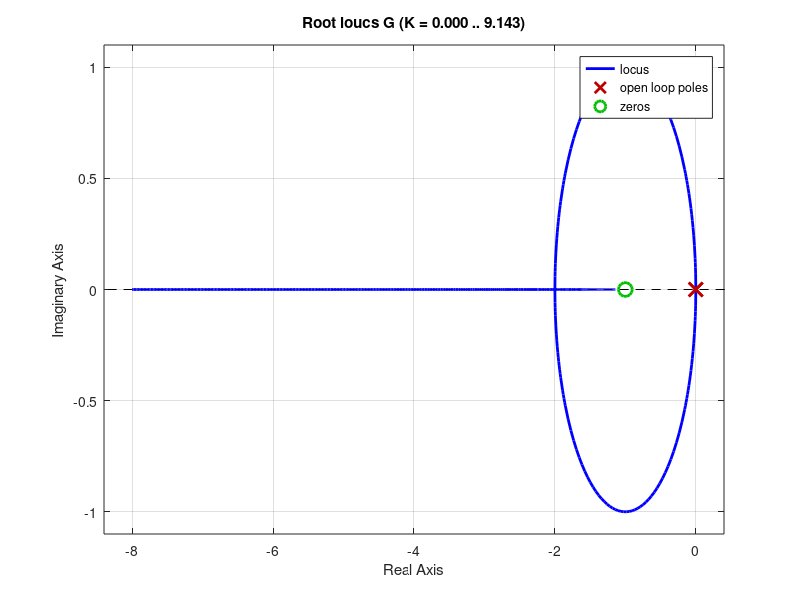

This chart was generated by the following MATLAB code: (Note: this script raises an error after producing the figure.)
%% Car steering (lane change) - Control Design
% Car with front-wheel steering from Chapter 1. The input is the steering angle 
% phi and the output is the lateral position y of the front of the car. 
% Linearized around a straight path at constant speed v, the transfer function 
% is
% 
% $$G(s) = \frac{v (s + v/l)}{s^2}$$

clear all
close all

l = 1;              % wheelbase [m]
v = 1;              % forward speed [m/s]
s = tf('s');

G = v*(s + v/l)/s^2;
%% 
% Plot the root locus of G:

rlocus(G);
%% 
% G has two poles at the origin and a zero at -v/l = -1. The zero bends the 
% root locus into the LHP (the branches move on a circle around the zero), so 
% a simple proportional controller C(s) = K stabilizes the car. With K = 2 the 
% closed loop poles are at -1 +/- 1j:

K = 2;
C = K;
pzplot(minreal(C*G/(1+C*G)));
step(minreal(C*G/(1+C*G)));
%% 
% Since L(s) has two poles at the origin, the steady state error to a lane 
% change (step) is zero.
% 
% What happens when the car drives in reverse (v = -1)? Then 
% G(s) = -(s - 1)/s^2 has a zero in the RHP:

v = -1;
Grev = v*(s + v/l)/s^2;
rlocus(-Grev);
%% 
% Now the root locus of a proportional controller always has a branch in the 
% RHP. This is the non-minimum phase behavior we study in Chapter 12.
% 
% To try the forward controller in CAR_Realtime_Demo, type this in its C(s) box
% 
%   2
